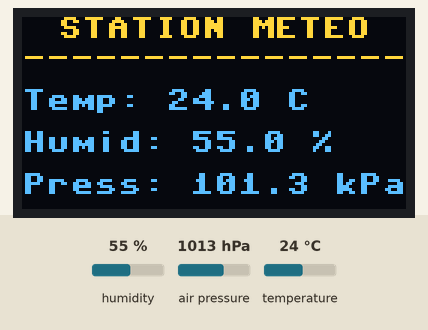
The program below on a simulated Raspberry Pi Pico running MicroPython. Parts: 128×64 one-colour display. Inputs (shaded band) come from the test bench; at power-on: humidity 55 %, air pressure 1013 hPa, temperature 24 °C. The OLED is the two-colour kind (top 16 rows yellow); library files of the repository ran but are not shown: ssd1306.py, ahtx0.py, bmp280.py; what the program prints to the serial console is not drawn.

Above: at 1.2 s.
1.3 s: humidity set to 22 %
At 2.9 s:
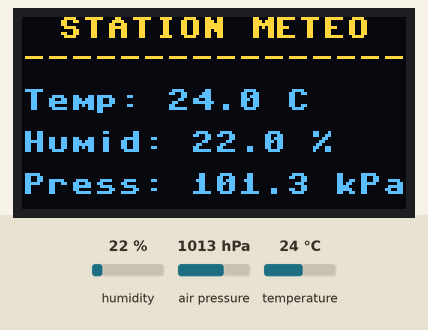
3.7 s: air pressure set to 952 hPa
At 5.1 s:
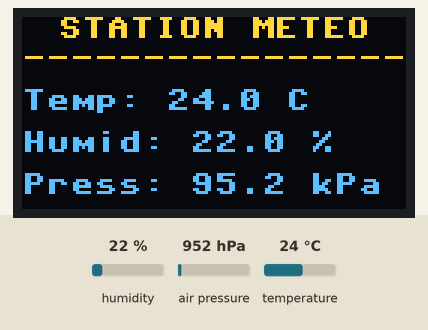
5.7 s: temperature set to 12 °C
At 7.3 s:
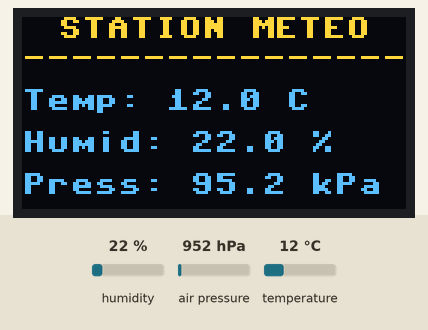
7.8 s: humidity set to 40 %
At 9.6 s:
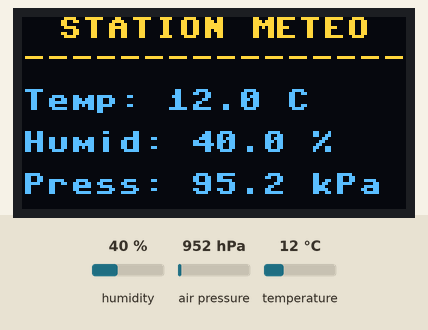
Timing chart, 0 to 10.8 s (numbered marks = the images above; inputs shaded):
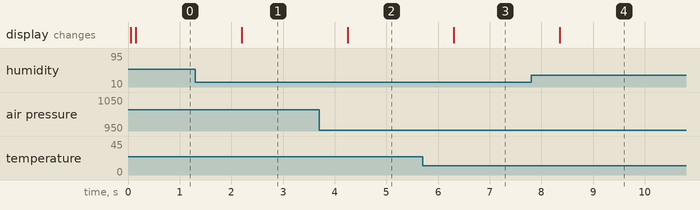

Measured:
- after the input at 1.3 s, the display: changes after 0.90 s (image 1)
- after the input at 3.7 s, the display: changes after 0.56 s (image 2)
- after the input at 5.7 s, the display: changes after 0.61 s (image 3)
- after the input at 7.8 s, the display: changes after 0.56 s (image 4)

The program:

I2C_MeteoStation_OLED.py
```python
from machine import Pin, I2C
import time
import ssd1306
import ahtx0  # Importation de la bibliothèque officielle
from bmp280 import BMP280

# uncomment based on version of the PCB
# v1.0
#_I2C_SDA = 16 # définition de Data du I2C(0) (GP16)
#_I2C_SCL = 17 # définition de SCL du I2C(0) (GP17)
# v1.1
_I2C_SDA = 12 # définition de Data du I2C(0) (GP12)
_I2C_SCL = 13 # définition de SCL du I2C(0) (GP13)

i2c=I2C(0,sda=Pin(_I2C_SDA), scl=Pin(_I2C_SCL), freq=200000)


# initialisation ssd1306
oled = ssd1306.SSD1306_I2C(128, 64, i2c, addr=0x3C)

# Initialisation de l'AHT20
capteur_aht = ahtx0.AHT20(i2c)

# Initialisation du BMP280
# Utilisation du mode WEATHER (Idéal pour baromètre : basse consommation, suréchantillonnage optimal)
capteur_bmp = BMP280(i2c, addr=0x77)

print("Système démarré")

while True:
    try:
        # Lecture de l'AHT20
        temp_aht = capteur_aht.temperature
        humidite = capteur_aht.relative_humidity

        # Lecture du BMP280 (Appel des propriétés de la classe personnalisée)
        # La pression retournée par cette bibliothèque est déjà convertie en Pascals (Pa).
        # On divise par 100 pour obtenir des Hectopascals (hPa).
        pression_hpa = capteur_bmp.pressure / 1000.0

        # Nettoyage de l'écran OLED
        oled.fill(0)

        # Structure de l'affichage
        oled.text("STATION METEO", 12, 0)
        oled.text("----------------", 0, 10)

        # Affichage des mesures formatées à une décimale
        oled.text("Temp: {:.1f} C".format(temp_aht), 0, 24)
        oled.text("Humid: {:.1f} %".format(humidite), 0, 38)
        oled.text("Press: {:.1f} kPa".format(pression_hpa), 0, 52)

        # Actualisation de l'écran
        oled.show()

    except Exception as e:
        # Gestion des erreurs de bus I2C ou de déconnexion de capteur
        oled.fill(0)
        oled.text("Erreur Lecture", 5, 20)
        oled.text("Verif. Cablage", 5, 36)
        oled.show()
        print("Erreur détectée :", e)

    # Intervalle de rafraîchissement de 2 secondes
    time.sleep(2)
```
